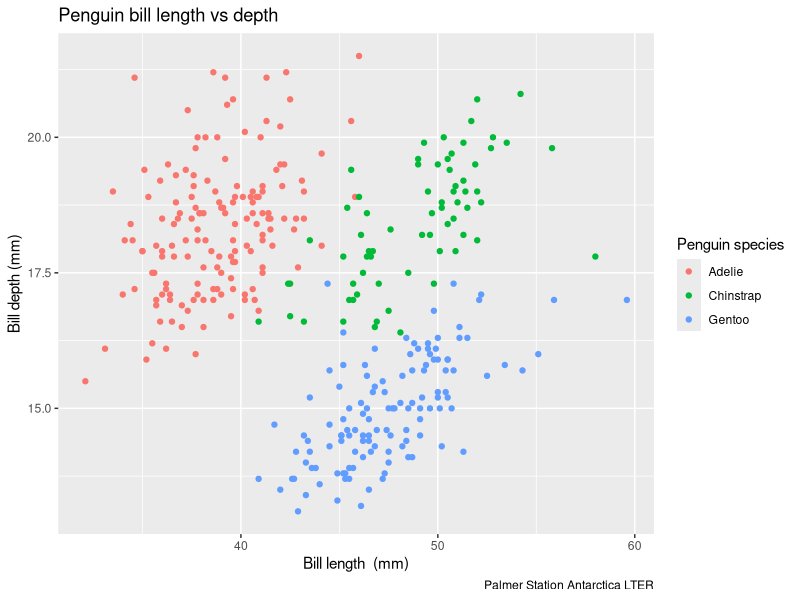
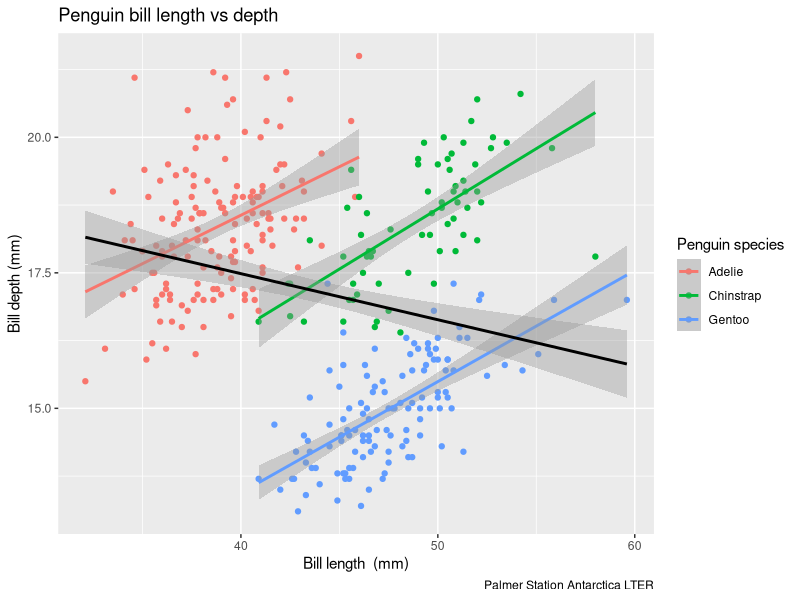
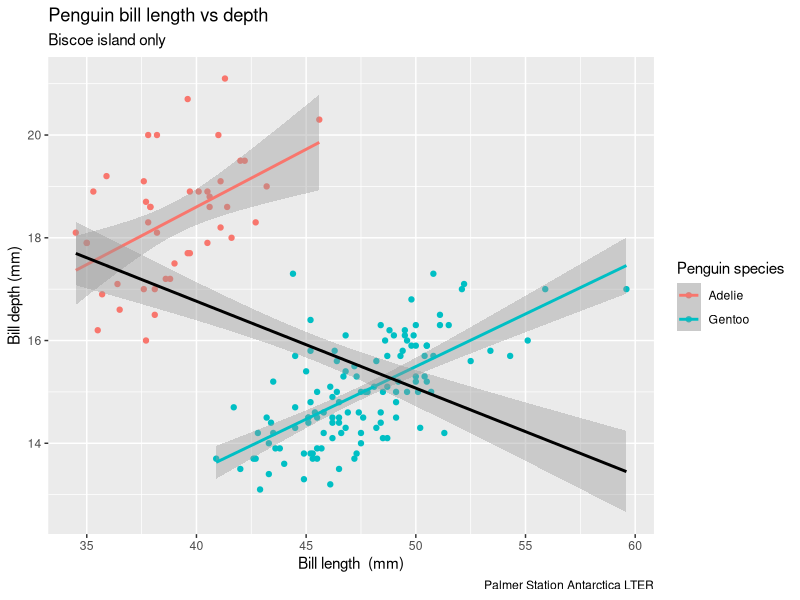

R code for these plots, in order:
## ---- chunk 1
# install.packages("palmerpenguins") # install the package if needed
library(palmerpenguins)
## ---- chunk 2
head(penguins)
## ---- chunk 3
str(penguins)
## ---- chunk 4
library(tidyverse)
## ---- chunk 5
penguins |> count(species)
## ---- chunk 6
penguins |> 
  group_by(species) |>
  summarize(bill_length_mm=mean(bill_length_mm, na.rm=TRUE))
## ---- chunk 7
ggplot(penguins,aes(x=bill_length_mm,y=bill_depth_mm,colour=species)) +
  geom_point() +
  labs(title="Penguin bill length vs depth",
       x="Bill length  (mm)",y="Bill depth (mm)",
       colour="Penguin species",
       caption="Palmer Station Antarctica LTER")
## ---- chunk 8
ggplot(penguins,aes(x=bill_length_mm,y=bill_depth_mm,colour=species)) +
  geom_point() +
  geom_smooth(method="lm") +
  geom_smooth(method="lm", colour="black") +
  labs(title="Penguin bill length vs depth",
       x="Bill length  (mm)",y="Bill depth (mm)",
       colour="Penguin species",
       caption="Palmer Station Antarctica LTER")
## ---- chunk 9
penguins |>
  filter(island=="Biscoe") |>
ggplot(aes(x=bill_length_mm,y=bill_depth_mm,colour=species)) +
  geom_point() +
  geom_smooth(method="lm") +
  geom_smooth(method="lm", colour="black") +
  labs(title="Penguin bill length vs depth",
       subtitle="Biscoe island only",
       x="Bill length  (mm)",y="Bill depth (mm)",
       colour="Penguin species",
       caption="Palmer Station Antarctica LTER")
## ---- chunk 10
penguins |>
  filter(island=="Biscoe", sex=="female", species=="Adelie", year==2007) |>
  select(where(is.numeric),-year) 
## ---- chunk 11
penguin_selection <- penguins |>
  filter(island=="Biscoe", sex=="female", species=="Adelie", year==2007) |>
  mutate(body_mass_kg=body_mass_g/1000) |>
  select(where(is.numeric),-year,-body_mass_g)

penguin_selection
## ---- chunk 12
penguin_selection_long <- penguin_selection |>
  mutate(ID=row_number()) |>
  pivot_longer(-ID,names_to="Metric",values_to="Value")

penguin_selection_long |> head()
## ---- chunk 13
penguin_selection_long |>
  pivot_wider(names_from = Metric,values_from = Value)
